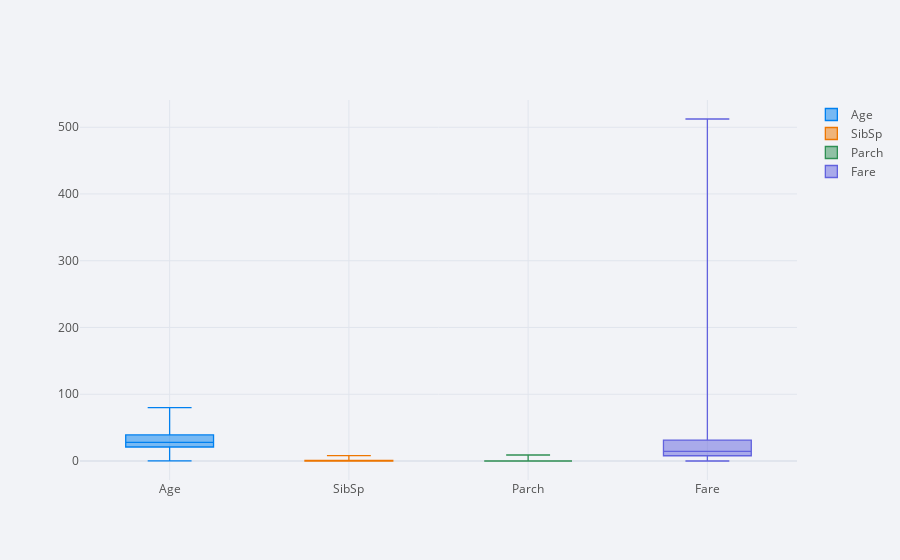

Notebook code cell kept with this figure:
### Code cell
data[['Age','SibSp','Parch','Fare']].iplot(kind = 'box')

### Figure 1 — Plotly figure (JSON) as saved in the notebook; plotly's stock layout.template omitted (floating-point values rounded to 4 significant figures; data arrays with more than 128 entries replaced by an {"elided": "..."} marker saying what was removed)
{"data": [{"boxpoints": false, "line": {"width": 1.3}, "marker": {"color": "rgba(0, 128, 240, 1.0)"}, "name": "Age", "orientation": "v", "type": "box", "y": {"elided": "1309 float values"}}, {"boxpoints": false, "line": {"width": 1.3}, "marker": {"color": "rgba(238, 118, 0, 1.0)"}, "name": "SibSp", "orientation": "v", "type": "box", "y": {"elided": "1309 int values"}}, {"boxpoints": false, "line": {"width": 1.3}, "marker": {"color": "rgba(48, 144, 84, 1.0)"}, "name": "Parch", "orientation": "v", "type": "box", "y": {"elided": "1309 int values"}}, {"boxpoints": false, "line": {"width": 1.3}, "marker": {"color": "rgba(98, 98, 222, 1.0)"}, "name": "Fare", "orientation": "v", "type": "box", "y": {"elided": "1309 float values"}}], "layout": {"legend": {"bgcolor": "#F2F3F7", "font": {"color": "#505050"}}, "paper_bgcolor": "#F2F3F7", "plot_bgcolor": "#F2F3F7", "title": {"font": {"color": "#484848"}}, "xaxis": {"gridcolor": "#E1E5ED", "showgrid": true, "tickfont": {"color": "#505050"}, "title": {"font": {"color": "#505050"}, "text": ""}, "zerolinecolor": "#E1E5ED"}, "yaxis": {"gridcolor": "#E1E5ED", "showgrid": true, "tickfont": {"color": "#505050"}, "title": {"font": {"color": "#505050"}, "text": ""}, "zerolinecolor": "#E1E5ED"}}}
